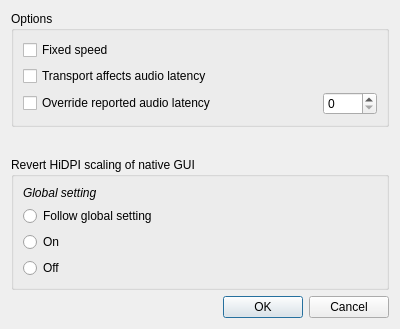
<?xml version="1.0" encoding="UTF-8"?>
<ui version="4.0">
 <class>PluginSettings</class>
 <widget class="QDialog" name="PluginSettings">
  <property name="geometry">
   <rect>
    <x>0</x>
    <y>0</y>
    <width>400</width>
    <height>329</height>
   </rect>
  </property>
  <property name="windowTitle">
   <string>Dialog</string>
  </property>
  <layout class="QVBoxLayout" name="verticalLayout_2">
   <item>
    <widget class="QGroupBox" name="groupBox_2">
     <property name="title">
      <string>Options</string>
     </property>
     <layout class="QVBoxLayout" name="verticalLayout_3">
      <item>
       <widget class="QCheckBox" name="cbFixedSpeed">
        <property name="text">
         <string>Fixed speed</string>
        </property>
       </widget>
      </item>
      <item>
       <widget class="QCheckBox" name="cbTransportAffectsLatency">
        <property name="text">
         <string>Transport affects audio latency</string>
        </property>
       </widget>
      </item>
      <item>
       <layout class="QHBoxLayout" name="horizontalLayout">
        <item>
         <widget class="QCheckBox" name="cbOverrideLatency">
          <property name="text">
           <string>Override reported audio latency</string>
          </property>
         </widget>
        </item>
        <item>
         <spacer name="horizontalSpacer">
          <property name="orientation">
           <enum>Qt::Horizontal</enum>
          </property>
          <property name="sizeHint" stdset="0">
           <size>
            <width>40</width>
            <height>20</height>
           </size>
          </property>
         </spacer>
        </item>
        <item>
         <widget class="QSpinBox" name="sbOverrideLatency">
          <property name="toolTip">
           <string>Reported audio latency override value</string>
          </property>
          <property name="maximum">
           <number>8191</number>
          </property>
          <property name="value">
           <number>0</number>
          </property>
         </widget>
        </item>
       </layout>
      </item>
     </layout>
    </widget>
   </item>
   <item>
    <spacer name="verticalSpacer">
     <property name="orientation">
      <enum>Qt::Vertical</enum>
     </property>
     <property name="sizeHint" stdset="0">
      <size>
       <width>20</width>
       <height>40</height>
      </size>
     </property>
    </spacer>
   </item>
   <item>
    <widget class="QGroupBox" name="groupBox">
     <property name="title">
      <string>Revert HiDPI scaling of native GUI</string>
     </property>
     <layout class="QVBoxLayout" name="verticalLayout">
      <item>
       <widget class="QLabel" name="labelRevertScalingGlobal">
        <property name="sizePolicy">
         <sizepolicy hsizetype="Preferred" vsizetype="Minimum">
          <horstretch>0</horstretch>
          <verstretch>0</verstretch>
         </sizepolicy>
        </property>
        <property name="font">
         <font>
          <italic>true</italic>
         </font>
        </property>
        <property name="text">
         <string>Global setting</string>
        </property>
       </widget>
      </item>
      <item>
       <widget class="QRadioButton" name="rbRevertScalingFollowGlobal">
        <property name="text">
         <string>Follow global setting</string>
        </property>
        <attribute name="buttonGroup">
         <string notr="true">buttonGroup</string>
        </attribute>
       </widget>
      </item>
      <item>
       <widget class="QRadioButton" name="rbRevertScalingOn">
        <property name="text">
         <string>On</string>
        </property>
        <attribute name="buttonGroup">
         <string notr="true">buttonGroup</string>
        </attribute>
       </widget>
      </item>
      <item>
       <widget class="QRadioButton" name="rbRevertScalingOff">
        <property name="text">
         <string>Off</string>
        </property>
        <attribute name="buttonGroup">
         <string notr="true">buttonGroup</string>
        </attribute>
       </widget>
      </item>
     </layout>
    </widget>
   </item>
   <item>
    <widget class="QDialogButtonBox" name="buttonBox">
     <property name="orientation">
      <enum>Qt::Horizontal</enum>
     </property>
     <property name="standardButtons">
      <set>QDialogButtonBox::Cancel|QDialogButtonBox::Ok</set>
     </property>
    </widget>
   </item>
  </layout>
  <zorder>groupBox_2</zorder>
  <zorder>groupBox</zorder>
  <zorder>buttonBox</zorder>
  <zorder>verticalSpacer</zorder>
 </widget>
 <resources/>
 <connections>
  <connection>
   <sender>buttonBox</sender>
   <signal>accepted()</signal>
   <receiver>PluginSettings</receiver>
   <slot>accept()</slot>
   <hints>
    <hint type="sourcelabel">
     <x>248</x>
     <y>254</y>
    </hint>
    <hint type="destinationlabel">
     <x>157</x>
     <y>274</y>
    </hint>
   </hints>
  </connection>
  <connection>
   <sender>buttonBox</sender>
   <signal>rejected()</signal>
   <receiver>PluginSettings</receiver>
   <slot>reject()</slot>
   <hints>
    <hint type="sourcelabel">
     <x>316</x>
     <y>260</y>
    </hint>
    <hint type="destinationlabel">
     <x>286</x>
     <y>274</y>
    </hint>
   </hints>
  </connection>
 </connections>
 <buttongroups>
  <buttongroup name="buttonGroup"/>
 </buttongroups>
</ui>
